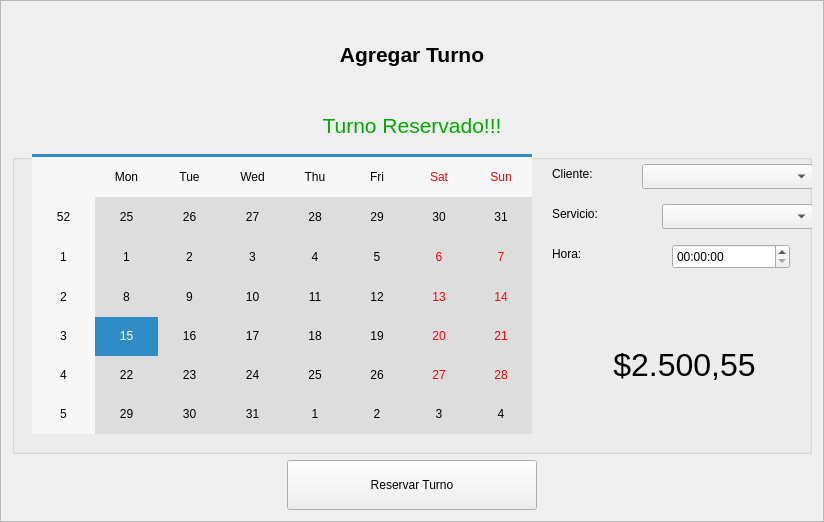
             <widget class="QFrame" name="addScheduleFrame">
              <property name="sizePolicy">
               <sizepolicy hsizetype="Expanding" vsizetype="Preferred">
                <horstretch>0</horstretch>
                <verstretch>0</verstretch>
               </sizepolicy>
              </property>
              <property name="maximumSize">
               <size>
                <width>0</width>
                <height>16777215</height>
               </size>
              </property>
              <property name="frameShape">
               <enum>QFrame::StyledPanel</enum>
              </property>
              <property name="frameShadow">
               <enum>QFrame::Raised</enum>
              </property>
              <layout class="QVBoxLayout" name="verticalLayout_15">
               <item alignment="Qt::AlignTop">
                <widget class="QLabel" name="label_12">
                 <property name="maximumSize">
                  <size>
                   <width>16777215</width>
                   <height>16777215</height>
                  </size>
                 </property>
                 <property name="font">
                  <font>
                   <pointsize>16</pointsize>
                   <weight>75</weight>
                   <bold>true</bold>
                  </font>
                 </property>
                 <property name="styleSheet">
                  <string notr="true">padding:30px</string>
                 </property>
                 <property name="text">
                  <string>Agregar Turno</string>
                 </property>
                 <property name="alignment">
                  <set>Qt::AlignHCenter|Qt::AlignTop</set>
                 </property>
                 <property name="indent">
                  <number>0</number>
                 </property>
                </widget>
               </item>
               <item>
                <widget class="QLabel" name="label_16">
                 <property name="font">
                  <font>
                   <pointsize>16</pointsize>
                  </font>
                 </property>
                 <property name="styleSheet">
                  <string notr="true">padding:10px;
color: rgb(0, 170, 0);</string>
                 </property>
                 <property name="text">
                  <string>Turno Reservado!!!</string>
                 </property>
                 <property name="alignment">
                  <set>Qt::AlignCenter</set>
                 </property>
                </widget>
               </item>
               <item>
                <widget class="QGroupBox" name="groupBox_2">
                 <property name="minimumSize">
                  <size>
                   <width>800</width>
                   <height>300</height>
                  </size>
                 </property>
                 <property name="title">
                  <string/>
                 </property>
                 <widget class="QCalendarWidget" name="calendarWidget">
                  <property name="geometry">
                   <rect>
                    <x>20</x>
                    <y>-20</y>
                    <width>500</width>
                    <height>300</height>
                   </rect>
                  </property>
                  <property name="minimumSize">
                   <size>
                    <width>500</width>
                    <height>200</height>
                   </size>
                  </property>
                  <property name="maximumSize">
                   <size>
                    <width>500</width>
                    <height>300</height>
                   </size>
                  </property>
                  <property name="layoutDirection">
                   <enum>Qt::LeftToRight</enum>
                  </property>
                  <property name="styleSheet">
                   <string notr="true">
    
    QCalendarWidget QAbstractItemView {  
	    background-color: rgb(221, 221, 221);
        color: black;               /* Color del texto de los días */  
    }  
</string>
                  </property>
                 </widget>
                 <widget class="QComboBox" name="comboBox_2">
                  <property name="geometry">
                   <rect>
                    <x>630</x>
                    <y>10</y>
                    <width>171</width>
                    <height>25</height>
                   </rect>
                  </property>
                 </widget>
                 <widget class="QComboBox" name="comboBox_3">
                  <property name="geometry">
                   <rect>
                    <x>650</x>
                    <y>50</y>
                    <width>151</width>
                    <height>25</height>
                   </rect>
                  </property>
                 </widget>
                 <widget class="QLabel" name="label_14">
                  <property name="geometry">
                   <rect>
                    <x>540</x>
                    <y>10</y>
                    <width>68</width>
                    <height>19</height>
                   </rect>
                  </property>
                  <property name="text">
                   <string>Cliente:</string>
                  </property>
                 </widget>
                 <widget class="QLabel" name="label_15">
                  <property name="geometry">
                   <rect>
                    <x>540</x>
                    <y>50</y>
                    <width>68</width>
                    <height>19</height>
                   </rect>
                  </property>
                  <property name="text">
                   <string>Servicio:</string>
                  </property>
                 </widget>
                 <widget class="QLabel" name="label_13">
                  <property name="geometry">
                   <rect>
                    <x>540</x>
                    <y>90</y>
                    <width>68</width>
                    <height>19</height>
                   </rect>
                  </property>
                  <property name="text">
                   <string>Hora:</string>
                  </property>
                 </widget>
                 <widget class="QTimeEdit" name="timeEdit">
                  <property name="geometry">
                   <rect>
                    <x>660</x>
                    <y>90</y>
                    <width>118</width>
                    <height>25</height>
                   </rect>
                  </property>
                 </widget>
                 <widget class="QLabel" name="priceLabel">
                  <property name="geometry">
                   <rect>
                    <x>527</x>
                    <y>180</y>
                    <width>291</width>
                    <height>61</height>
                   </rect>
                  </property>
                  <property name="font">
                   <font>
                    <pointsize>24</pointsize>
                   </font>
                  </property>
                  <property name="text">
                   <string>$2.500,55</string>
                  </property>
                  <property name="alignment">
                   <set>Qt::AlignCenter</set>
                  </property>
                 </widget>
                </widget>
               </item>
               <item alignment="Qt::AlignHCenter">
                <widget class="QPushButton" name="pushButton_3">
                 <property name="minimumSize">
                  <size>
                   <width>250</width>
                   <height>50</height>
                  </size>
                 </property>
                 <property name="maximumSize">
                  <size>
                   <width>250</width>
                   <height>60</height>
                  </size>
                 </property>
                 <property name="text">
                  <string>Reservar Turno</string>
                 </property>
                 <property name="icon">
                  <iconset resource="icons.qrc">
                   <normaloff>:/icons/icons/save.svg</normaloff>:/icons/icons/save.svg</iconset>
                 </property>
                </widget>
               </item>
              </layout>
             </widget>
